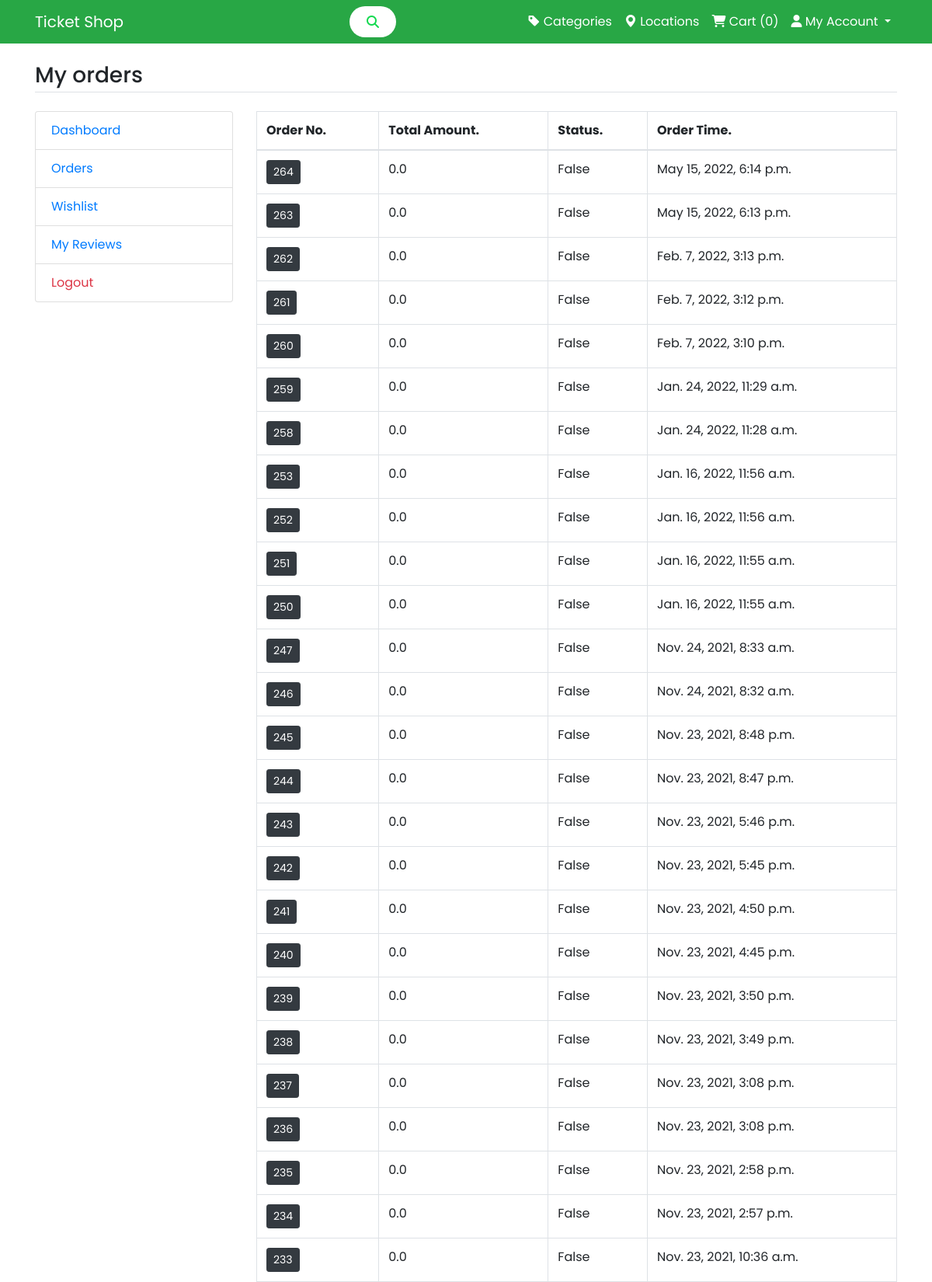
The app's page /members/my-orders (signed in, upper part) with its own data.
### main/models.py (models this page shows)
class CartOrder(models.Model):
    user=models.ForeignKey(User,on_delete=models.CASCADE)
    total_amt=models.FloatField()
    paid_status=models.BooleanField(default=False)
    order_dt=models.DateTimeField(auto_now_add=True)
    class Meta:
        verbose_name_plural='7. Orders'

### members/views.py (the view)
# urls.py: path('my-orders',views.my_orders, name='my_orders'),
def my_orders(request):
	orders=CartOrder.objects.filter(user=request.user).order_by('-id')
	return render(request, 'registration/orders.html',{'orders':orders})

### main/template_context.py (called while the page is built)
def get_filters(request):
  cats=Event.objects.distinct().values('category__title','category__id')
  locations=Event.objects.distinct().values('location__title','location__id')
  minMaxPrice=EventAttribute.objects.aggregate(Min('price'),Max('price'))
  data={
      'cats':cats,
      'locations':locations,
      'minMaxPrice': minMaxPrice,
    }
  return data

### members/templates/registration/orders.html (shortened to what this page needs)
{% extends 'base.html' %}
{% load static %}
{% block content %}
<main class="container my-4">
	<h3 class="my-4 border-bottom pb-1">My orders</h3>
	<div class="row">
    <div class="col-md-3">
      {% include 'registration/user-sidebar.html' %}
    </div>
    <div class="col-md-9">
      <div class="table-responsive">
        <table class="table-bordered table">
          <thead>
            <tr>
              <th>Order No.</th>
              <th>Total Amount.</th>
              <th>Status.</th>
              <th>Order Time.</th>
            </tr>
          </thead>
          <tbody>
            {% for order in orders %}
            <tr>
              <td><a href="{% url 'my_order_items' order.id %}" class="btn btn-sm btn-dark">{{order.id}}</a></td>
              <td>{{order.total_amt}}</td>
              <td>{{order.paid_status}}</td>
              <td>{{order.order_dt}}</td>
            </tr>
            {% endfor %}
          </tbody>
        </table>
      </div>
    </div>
	</div>
</main>
{% endblock %}

### main/static/custom.css (style rules this page uses)
body { background-size: cover; overflow-x: hidden; font-family: 'Poppins', sans-serif; }

### records on screen
CartOrder: id "264", total_amt "0.0", paid_status "False", order_dt "May 15, 2022, 6:14 p.m."
CartOrder: id "263", total_amt "0.0", paid_status "False", order_dt "May 15, 2022, 6:13 p.m."
CartOrder: id "262", total_amt "0.0", paid_status "False", order_dt "Feb. 7, 2022, 3:13 p.m."
CartOrder: id "261", total_amt "0.0", paid_status "False", order_dt "Feb. 7, 2022, 3:12 p.m."
CartOrder: id "260", total_amt "0.0", paid_status "False", order_dt "Feb. 7, 2022, 3:10 p.m."
CartOrder: id "259", total_amt "0.0", paid_status "False", order_dt "Jan. 24, 2022, 11:29 a.m."
CartOrder: id "258", total_amt "0.0", paid_status "False", order_dt "Jan. 24, 2022, 11:28 a.m."
CartOrder: id "253", total_amt "0.0", paid_status "False", order_dt "Jan. 16, 2022, 11:56 a.m."
CartOrder: id "252", total_amt "0.0", paid_status "False", order_dt "Jan. 16, 2022, 11:56 a.m."
CartOrder: id "251", total_amt "0.0", paid_status "False", order_dt "Jan. 16, 2022, 11:55 a.m."
CartOrder: id "250", total_amt "0.0", paid_status "False", order_dt "Jan. 16, 2022, 11:55 a.m."
CartOrder: id "247", total_amt "0.0", paid_status "False", order_dt "Nov. 24, 2021, 8:33 a.m."
CartOrder: id "246", total_amt "0.0", paid_status "False", order_dt "Nov. 24, 2021, 8:32 a.m."
CartOrder: id "245", total_amt "0.0", paid_status "False", order_dt "Nov. 23, 2021, 8:48 p.m."
CartOrder: id "244", total_amt "0.0", paid_status "False", order_dt "Nov. 23, 2021, 8:47 p.m."
CartOrder: id "243", total_amt "0.0", paid_status "False", order_dt "Nov. 23, 2021, 5:46 p.m."
CartOrder: id "242", total_amt "0.0", paid_status "False", order_dt "Nov. 23, 2021, 5:45 p.m."
CartOrder: id "241", total_amt "0.0", paid_status "False", order_dt "Nov. 23, 2021, 4:50 p.m."
CartOrder: id "240", total_amt "0.0", paid_status "False", order_dt "Nov. 23, 2021, 4:45 p.m."
CartOrder: id "239", total_amt "0.0", paid_status "False", order_dt "Nov. 23, 2021, 3:50 p.m."
CartOrder: id "238", total_amt "0.0", paid_status "False", order_dt "Nov. 23, 2021, 3:49 p.m."
CartOrder: id "237", total_amt "0.0", paid_status "False", order_dt "Nov. 23, 2021, 3:08 p.m."
CartOrder: id "236", total_amt "0.0", paid_status "False", order_dt "Nov. 23, 2021, 3:08 p.m."
CartOrder: id "235", total_amt "0.0", paid_status "False", order_dt "Nov. 23, 2021, 2:58 p.m."
CartOrder: id "234", total_amt "0.0", paid_status "False", order_dt "Nov. 23, 2021, 2:57 p.m."
CartOrder: id "233", total_amt "0.0", paid_status "False", order_dt "Nov. 23, 2021, 10:36 a.m."

### other values on screen
{{ request.session.cartdata|length }} "0"
